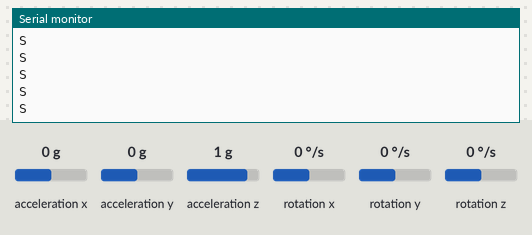
Bench run of a sketch on a simulated Arduino Uno, built with avr-gcc and run on an emulated ATmega328P. Shown: the last lines printed to the serial monitor. The test bench sets the inputs (shaded band); at power-on: acceleration x 0 g, acceleration y 0 g, acceleration z 1 g, rotation x 0 °/s, rotation y 0 °/s, rotation z 0 °/s. No radio packets arrive unless stated.

Above: at 1.2 s.
1.3 s: acceleration x set to -1.4 g
At 2.2 s:
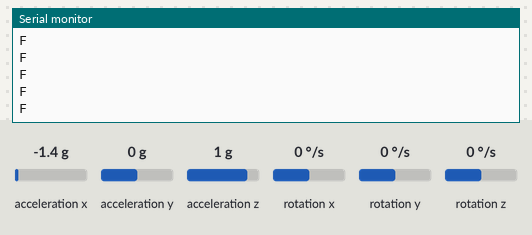
3.2 s: acceleration x set to 0.8 g
At 4.2 s:
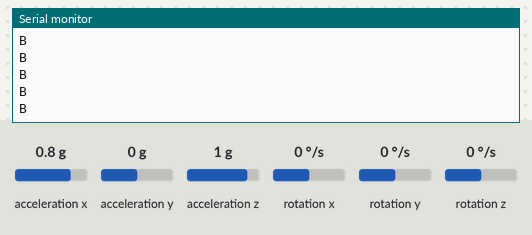

Measured:
- after the input at 1.3 s, the serial monitor: prints a new line at once (image 1)
- after the input at 3.2 s, the serial monitor: prints a new line at once (image 2)

The sketch:

master.ino
```cpp
#include <SPI.h>
#include <nRF24L01.h>
#include <RF24.h>
#include <Wire.h>
#include <MPU6050.h>
MPU6050 mpu;
RF24 radio(9, 8); // CE, CSN
const byte address[6] = "00001";
char angle ;


void setup() {
Serial.begin(9600);
mpu.begin();
radio.begin();
radio.openWritingPipe(address); // set the transmitter address
radio.setPALevel(RF24_PA_MIN);
radio.stopListening();
}


void loop()
{ Vector normAccel = mpu.readNormalizeAccel();
int pitch = -(atan2(normAccel.XAxis, sqrt(normAccel.YAxis*normAccel.YAxis + normAccel.ZAxis*normAccel.ZAxis))*180.0)/M_PI;
int roll = (atan2(normAccel.YAxis, normAccel.ZAxis)*180.0)/M_PI;

if( pitch>20){angle = 'F';   Serial.println("F");}
else if( pitch <-20){angle = 'B';    Serial.println("B");}
else if( roll>20){angle = 'R';   Serial.println("R");}
else if( roll<-20){angle = 'L';   Serial.println("L");}
else{angle = 'S';   Serial.println("S");}

  radio.write(&angle, sizeof(angle));
}
```
